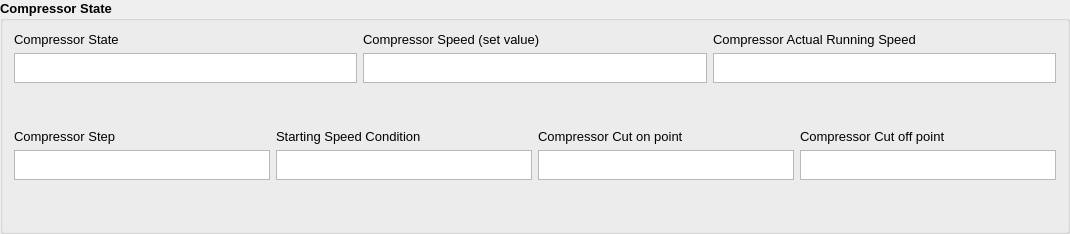
            <widget class="QGroupBox" name="Compressor">
             <property name="font">
              <font>
               <pointsize>10</pointsize>
               <weight>75</weight>
               <bold>true</bold>
              </font>
             </property>
             <property name="title">
              <string>Compressor State</string>
             </property>
             <layout class="QGridLayout" name="gridLayout_2">
              <item row="0" column="0">
               <layout class="QHBoxLayout" name="horizontalLayout_5">
                <item>
                 <layout class="QVBoxLayout" name="verticalLayout_10">
                  <item>
                   <widget class="QLabel" name="lComState">
                    <property name="font">
                     <font>
                      <pointsize>10</pointsize>
                      <weight>50</weight>
                      <bold>false</bold>
                     </font>
                    </property>
                    <property name="text">
                     <string>Compressor State</string>
                    </property>
                   </widget>
                  </item>
                  <item>
                   <widget class="QTextEdit" name="etComState">
                    <property name="minimumSize">
                     <size>
                      <width>0</width>
                      <height>26</height>
                     </size>
                    </property>
                    <property name="maximumSize">
                     <size>
                      <width>16777215</width>
                      <height>30</height>
                     </size>
                    </property>
                    <property name="font">
                     <font>
                      <pointsize>8</pointsize>
                      <weight>50</weight>
                      <bold>false</bold>
                     </font>
                    </property>
                    <property name="readOnly">
                     <bool>true</bool>
                    </property>
                   </widget>
                  </item>
                  <item>
                   <spacer name="verticalSpacer_9">
                    <property name="orientation">
                     <enum>Qt::Vertical</enum>
                    </property>
                    <property name="sizeHint" stdset="0">
                     <size>
                      <width>20</width>
                      <height>40</height>
                     </size>
                    </property>
                   </spacer>
                  </item>
                 </layout>
                </item>
                <item>
                 <layout class="QVBoxLayout" name="verticalLayout_11">
                  <item>
                   <widget class="QLabel" name="lComSpeedSetVal">
                    <property name="font">
                     <font>
                      <pointsize>10</pointsize>
                      <weight>50</weight>
                      <bold>false</bold>
                     </font>
                    </property>
                    <property name="text">
                     <string>Compressor Speed (set value)</string>
                    </property>
                   </widget>
                  </item>
                  <item>
                   <widget class="QTextEdit" name="eComSpeedSetVal">
                    <property name="minimumSize">
                     <size>
                      <width>0</width>
                      <height>26</height>
                     </size>
                    </property>
                    <property name="maximumSize">
                     <size>
                      <width>16777215</width>
                      <height>30</height>
                     </size>
                    </property>
                    <property name="font">
                     <font>
                      <pointsize>8</pointsize>
                      <weight>50</weight>
                      <bold>false</bold>
                     </font>
                    </property>
                    <property name="readOnly">
                     <bool>true</bool>
                    </property>
                   </widget>
                  </item>
                  <item>
                   <spacer name="verticalSpacer_10">
                    <property name="orientation">
                     <enum>Qt::Vertical</enum>
                    </property>
                    <property name="sizeHint" stdset="0">
                     <size>
                      <width>20</width>
                      <height>40</height>
                     </size>
                    </property>
                   </spacer>
                  </item>
                 </layout>
                </item>
                <item>
                 <layout class="QVBoxLayout" name="verticalLayout_12">
                  <item>
                   <widget class="QLabel" name="lComRunningSpeedActualVal">
                    <property name="font">
                     <font>
                      <pointsize>10</pointsize>
                      <weight>50</weight>
                      <bold>false</bold>
                     </font>
                    </property>
                    <property name="text">
                     <string>Compressor Actual Running Speed</string>
                    </property>
                   </widget>
                  </item>
                  <item>
                   <widget class="QTextEdit" name="eCompressorActualRunningSpeed">
                    <property name="minimumSize">
                     <size>
                      <width>0</width>
                      <height>26</height>
                     </size>
                    </property>
                    <property name="maximumSize">
                     <size>
                      <width>16777215</width>
                      <height>30</height>
                     </size>
                    </property>
                    <property name="font">
                     <font>
                      <pointsize>8</pointsize>
                      <weight>50</weight>
                      <bold>false</bold>
                     </font>
                    </property>
                    <property name="readOnly">
                     <bool>true</bool>
                    </property>
                   </widget>
                  </item>
                  <item>
                   <spacer name="verticalSpacer_11">
                    <property name="orientation">
                     <enum>Qt::Vertical</enum>
                    </property>
                    <property name="sizeHint" stdset="0">
                     <size>
                      <width>20</width>
                      <height>40</height>
                     </size>
                    </property>
                   </spacer>
                  </item>
                 </layout>
                </item>
               </layout>
              </item>
              <item row="1" column="0">
               <layout class="QHBoxLayout" name="horizontalLayout_4">
                <item>
                 <layout class="QVBoxLayout" name="verticalLayout_13">
                  <item>
                   <widget class="QLabel" name="lComStep">
                    <property name="font">
                     <font>
                      <pointsize>10</pointsize>
                      <weight>50</weight>
                      <bold>false</bold>
                     </font>
                    </property>
                    <property name="text">
                     <string>Compressor Step</string>
                    </property>
                   </widget>
                  </item>
                  <item>
                   <widget class="QTextEdit" name="eComStep">
                    <property name="minimumSize">
                     <size>
                      <width>0</width>
                      <height>26</height>
                     </size>
                    </property>
                    <property name="maximumSize">
                     <size>
                      <width>16777215</width>
                      <height>30</height>
                     </size>
                    </property>
                    <property name="font">
                     <font>
                      <pointsize>8</pointsize>
                      <weight>50</weight>
                      <bold>false</bold>
                     </font>
                    </property>
                    <property name="readOnly">
                     <bool>true</bool>
                    </property>
                   </widget>
                  </item>
                  <item>
                   <spacer name="verticalSpacer_12">
                    <property name="orientation">
                     <enum>Qt::Vertical</enum>
                    </property>
                    <property name="sizeHint" stdset="0">
                     <size>
                      <width>20</width>
                      <height>40</height>
                     </size>
                    </property>
                   </spacer>
                  </item>
                 </layout>
                </item>
                <item>
                 <layout class="QVBoxLayout" name="verticalLayout_14">
                  <item>
                   <widget class="QLabel" name="lStartingSpeedCondition">
                    <property name="font">
                     <font>
                      <pointsize>10</pointsize>
                      <weight>50</weight>
                      <bold>false</bold>
                     </font>
                    </property>
                    <property name="text">
                     <string>Starting Speed Condition</string>
                    </property>
                   </widget>
                  </item>
                  <item>
                   <widget class="QTextEdit" name="eStartingSpeedCondition">
                    <property name="minimumSize">
                     <size>
                      <width>0</width>
                      <height>26</height>
                     </size>
                    </property>
                    <property name="maximumSize">
                     <size>
                      <width>16777215</width>
                      <height>30</height>
                     </size>
                    </property>
                    <property name="font">
                     <font>
                      <pointsize>8</pointsize>
                      <weight>50</weight>
                      <bold>false</bold>
                     </font>
                    </property>
                    <property name="readOnly">
                     <bool>true</bool>
                    </property>
                   </widget>
                  </item>
                  <item>
                   <spacer name="verticalSpacer_13">
                    <property name="orientation">
                     <enum>Qt::Vertical</enum>
                    </property>
                    <property name="sizeHint" stdset="0">
                     <size>
                      <width>20</width>
                      <height>40</height>
                     </size>
                    </property>
                   </spacer>
                  </item>
                 </layout>
                </item>
                <item>
                 <layout class="QVBoxLayout" name="verticalLayout_15">
                  <item>
                   <widget class="QLabel" name="lComCutOnPoint">
                    <property name="font">
                     <font>
                      <pointsize>10</pointsize>
                      <weight>50</weight>
                      <bold>false</bold>
                     </font>
                    </property>
                    <property name="text">
                     <string>Compressor Cut on point</string>
                    </property>
                   </widget>
                  </item>
                  <item>
                   <widget class="QTextEdit" name="eComCutOnPoint">
                    <property name="minimumSize">
                     <size>
                      <width>0</width>
                      <height>26</height>
                     </size>
                    </property>
                    <property name="maximumSize">
                     <size>
                      <width>16777215</width>
                      <height>30</height>
                     </size>
                    </property>
                    <property name="font">
                     <font>
                      <pointsize>8</pointsize>
                      <weight>50</weight>
                      <bold>false</bold>
                     </font>
                    </property>
                    <property name="readOnly">
                     <bool>true</bool>
                    </property>
                   </widget>
                  </item>
                  <item>
                   <spacer name="verticalSpacer_14">
                    <property name="orientation">
                     <enum>Qt::Vertical</enum>
                    </property>
                    <property name="sizeHint" stdset="0">
                     <size>
                      <width>20</width>
                      <height>40</height>
                     </size>
                    </property>
                   </spacer>
                  </item>
                 </layout>
                </item>
                <item>
                 <layout class="QVBoxLayout" name="verticalLayout_16">
                  <item>
                   <widget class="QLabel" name="lComCutOffPoint">
                    <property name="font">
                     <font>
                      <pointsize>10</pointsize>
                      <weight>50</weight>
                      <bold>false</bold>
                     </font>
                    </property>
                    <property name="text">
                     <string>Compressor Cut off point</string>
                    </property>
                   </widget>
                  </item>
                  <item>
                   <widget class="QTextEdit" name="eComCutOffPoint">
                    <property name="minimumSize">
                     <size>
                      <width>0</width>
                      <height>26</height>
                     </size>
                    </property>
                    <property name="maximumSize">
                     <size>
                      <width>16777215</width>
                      <height>30</height>
                     </size>
                    </property>
                    <property name="font">
                     <font>
                      <pointsize>8</pointsize>
                      <weight>50</weight>
                      <bold>false</bold>
                     </font>
                    </property>
                    <property name="readOnly">
                     <bool>true</bool>
                    </property>
                   </widget>
                  </item>
                  <item>
                   <spacer name="verticalSpacer_15">
                    <property name="orientation">
                     <enum>Qt::Vertical</enum>
                    </property>
                    <property name="sizeHint" stdset="0">
                     <size>
                      <width>20</width>
                      <height>40</height>
                     </size>
                    </property>
                   </spacer>
                  </item>
                 </layout>
                </item>
               </layout>
              </item>
             </layout>
            </widget>
